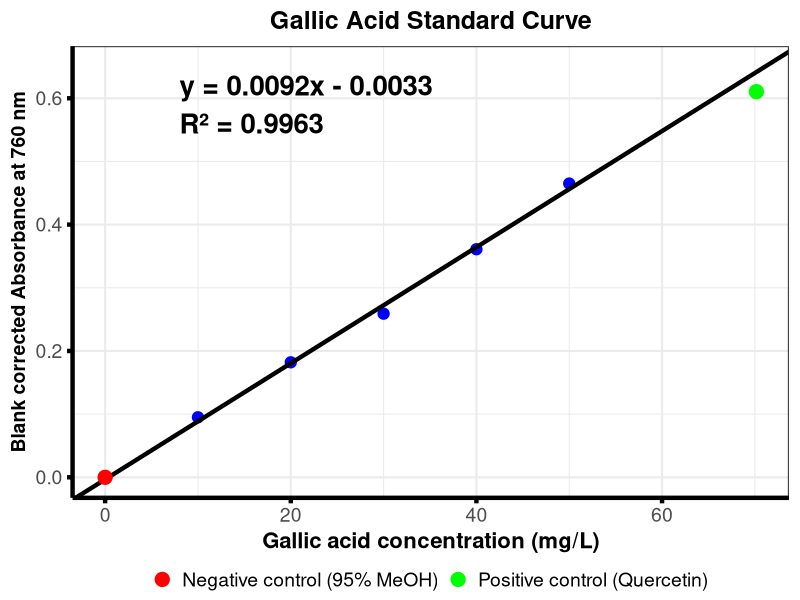

Reproduce this figure in R.
## Gallic Acid Standard Curve – Folin–Ciocalteu Assay
## ---------------------------------------------------------
library(ggplot2)

# 1. Standard curve data
std_df <- data.frame(
  GA  = c(10, 20, 30, 40, 50),
  Abs = c(0.095, 0.182, 0.259, 0.361, 0.465)
)

# Positive control: Quercetin
pos_df <- data.frame(
  GA   = 70.16,
  Abs  = 0.6104,
  Type = "Positive control (Quercetin)"
)

# Negative control: 95% MeOH
neg_df <- data.frame(
  GA   = 0,
  Abs  = 0.00,
  Type = "Negative control (95% MeOH)"
)

# 2. Linear regression model
model <- lm(Abs ~ GA, data = std_df)

intercept <- coef(model)[1]
slope     <- coef(model)[2]

# Forced minus sign (your requirement)
eq <- sprintf("y = %.4fx - %.4f", slope, abs(intercept))
r2 <- sprintf("R² = %.4f", summary(model)$r.squared)

# 3. Plot (matching OPA style exactly)
p_ga <- ggplot(std_df, aes(x = GA, y = Abs)) +
  geom_point(size = 3.5, colour = "blue") +
  
  geom_abline(
    intercept = intercept,
    slope     = slope,
    colour    = "black",
    linewidth = 1.5
  ) +
  
  geom_point(data = pos_df, aes(colour = Type), size = 4.5) +
  geom_point(data = neg_df, aes(colour = Type), size = 4.5) +
  
  # ⭐ FIX: Prevent auto-rescaling so fonts match OPA
  scale_y_continuous(limits = c(0, 0.65)) +
  
  scale_colour_manual(
    values = c(
      "Negative control (95% MeOH)" = "red",
      "Positive control (Quercetin)" = "green"
    ),
    labels = c(
      "Negative control (95% MeOH)",
      "Positive control (Quercetin)"
    )
  ) +
  
  labs(
    title = "Gallic Acid Standard Curve",
    x = "Gallic acid concentration (mg/L)",
    y = "Blank corrected Absorbance at 760 nm",
    colour = NULL
  ) +
  
  # ⭐ MATCH OPA EXACTLY: annotation relative to top of standards
  annotate("text", x = 8,  y = 0.62, label = eq,
           size = 7, fontface = "bold", hjust = 0) +
  annotate("text", x = 8,  y = 0.56, label = r2,
           size = 7, fontface = "bold", hjust = 0) +
  
  theme_bw(base_size = 16) +
  theme(
    plot.title = element_text(size = 18, face = "bold", hjust = 0.5),
    axis.title.x = element_text(size = 16, face = "bold"),
    axis.title.y = element_text(size = 14, face = "bold"),
    axis.text    = element_text(size = 14),
    
    axis.line  = element_line(colour = "black", linewidth = 1.5),
    axis.ticks = element_line(colour = "black", linewidth = 1.5),
    
    legend.position = "bottom",
    legend.text     = element_text(size = 14),
    legend.key      = element_rect(fill = NA, colour = NA),
    legend.key.width  = unit(0.15, "cm"),
    legend.key.height = unit(0.15, "cm"),
    legend.spacing.x  = unit(0.15, "cm"),
    legend.spacing.y  = unit(0.15, "cm"),
    legend.margin     = margin(t = -4)
  )

print(p_ga)
